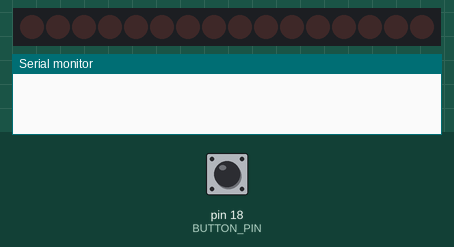
Simulated run of this program. Board: Arduino Uno, built with avr-gcc and run on an emulated ATmega328P. On the bench: 16 shift-register outputs drawn as a row of LEDs (first output left, lit = HIGH), the last lines printed to the serial monitor. Wiring (inferred from the names in the program): 2 × shift register (74HC595): data pin 15; shift clock pin 17; latch pin 16. Wiring (inferred from the signals the program sends): row of LEDs: on Q0, Q1, Q2, Q3, Q4, Q5, Q6, Q7, Q8, Q9, Q10, Q11, Q12, Q13, Q14, Q15. The test bench sets the inputs (shaded band); at power-on: pin 18 (BUTTON_PIN) HIGH.

Above: at 1.2 s.
1.3 s: pin 18 (BUTTON_PIN) pulsed LOW 5 times (0.12 s each, 0.3 s apart)
At 3.3 s:
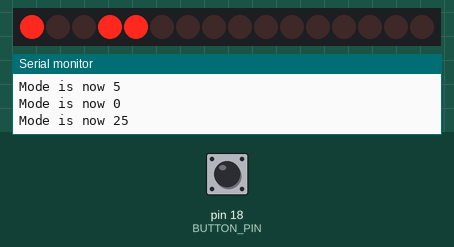
5.8 s: pin 18 (BUTTON_PIN) pulled LOW for 0.15 s
At 6.9 s:
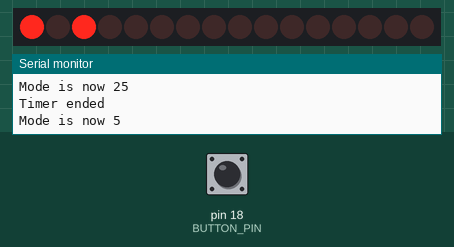
Timing chart, 0 to 9.3 s (numbered marks = the images above; inputs shaded):
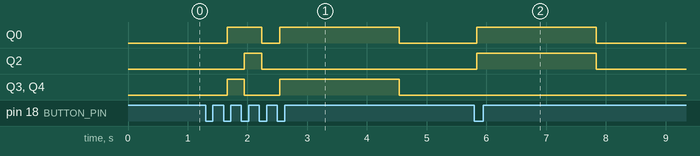

Measured:
- after the input at 1.3 s, Q0: LOW → HIGH after 0.36 s, → LOW 0.58 s later, → HIGH 0.30 s later, → LOW 2.0 s later; Q2: LOW → HIGH after 0.64 s, → LOW 0.30 s later; Q3, Q4: LOW → HIGH after 0.36 s, → LOW 0.28 s later, → HIGH 0.60 s later, → LOW 2.0 s later
- after the input at 5.8 s, Q0, Q2: LOW → HIGH at once, → LOW 2.0 s later

The program:

main.cpp
```cpp
#include <Arduino.h>
#include "timer.h"

#define MS_IN_MINUTE 1000 * 60
#define DO_DURATION 2
#define STOP_DURATION 1
#define DOUBLE_CLICK_THRESHOLD 500
#define PAUSE_FRAME_DELAY 50
#define DISPLAY_MODE_TIME 2000
#define FLASH_DELAY 500

#define BUTTON_PIN 18
#define DATA_PIN 15
#define LATCH_PIN 16
#define CLOCK_PIN 17
/* #define DATA_PIN 2 */
/* #define LATCH_PIN 3 */
/* #define CLOCK_PIN 4 */


enum modes { Do = 25, Stop = 5, Nothing = 0};
enum modes mode = Nothing;

uint32_t lastPressed = 0;
uint32_t lastFlash = 0;
uint32_t pauseDuration = UINT32_MAX;
uint32_t lastPauseFrameUpdate = 0;
uint16_t animation = 0;
bool userPause = false;
bool lastFlashState = false;

enum modes nextMode() {
	return mode == Nothing ? Do : (mode == Do ? Stop : Nothing);
}

uint32_t convertToMillis(uint8_t minutes) {
	return minutes * 60 * 1000;
}

bool pressed() {
	static uint16_t state = 0;
	state = (state << 1) | digitalRead(BUTTON_PIN) | 1 << 15;
	return (state == 3 << 14);
}

void displayWrite(uint16_t data) { // registerWrite
	digitalWrite (CLOCK_PIN, LOW);
	digitalWrite(LATCH_PIN, LOW);

	shiftOut(DATA_PIN, CLOCK_PIN, MSBFIRST, (data >> 8)); // left 8 bits
	shiftOut(DATA_PIN, CLOCK_PIN, MSBFIRST, data); // right 8 bits

	digitalWrite(LATCH_PIN, HIGH);
}

void displayMode() {
	Serial.print("Mode is now ");
	Serial.println(mode);

	displayWrite(mode);

	pauseDuration = DISPLAY_MODE_TIME;
	pauseTimer();
}

void handlePress() {
	if (millis() - lastPressed < DOUBLE_CLICK_THRESHOLD) {
		mode = nextMode();
		resetTimer();
		unpauseTimer();
		displayMode();
	} else {
		if (timerPaused()) {
			unpauseTimer();
			displayMode();
		} else {
			pauseTimer();
		}
	}
	lastPressed = millis();
}

void animatePause() {
	if (userPause && millis() - lastPauseFrameUpdate > PAUSE_FRAME_DELAY) {
		animation = animation << 1;

		switch (animation) {
			case 0:
				animation = 0b1;
			break;
			case 0b10:
				animation = 0b11;
			break;
			case 0b110:
				animation = 0b111;
			break;
		}

		displayWrite(animation);

		lastPauseFrameUpdate = millis();
	}
}

void updateDisplay() {
	uint8_t numBitsToFill = 10 * (millis() - getTimerStart()) / convertToMillis(mode);
	uint16_t bitRepresentation = pow(2, numBitsToFill) - 1;

	if (millis() - lastFlash > FLASH_DELAY) {
		lastFlashState = !lastFlashState;

		if (lastFlashState) {
			bitRepresentation &= 1 << numBitsToFill;
		}

		lastFlash = millis();
	}

	displayWrite(bitRepresentation);
}

void setup() {
	Serial.begin(9600);

	pinMode(DATA_PIN, OUTPUT);
	pinMode(LATCH_PIN, OUTPUT);
	pinMode(CLOCK_PIN, OUTPUT);
	pinMode(BUTTON_PIN, INPUT_PULLUP);

	displayWrite(0);
}

void loop() {
	if (pressed()) {
		handlePress();
	}

	if (timerPaused()) {
		if (millis() - getTimerPause() > pauseDuration) {
			unpauseTimer();
			pauseDuration = UINT32_MAX;
		} else {
			animatePause();
		}
	} else if (mode != Nothing) {
		updateDisplay();
		if (timerEnded(convertToMillis(mode))) {
			resetTimer();
			pauseTimer();
			mode = (mode == Stop ? Do : Stop);
		}
	}
}
```

timer.cpp
```cpp
#include <Arduino.h>
#include "timer.h"

uint32_t timerStartTime = 0;
uint32_t timerPauseTime = 0;

void resetTimer() {
	timerStartTime = millis();
}

void pauseTimer() {
	timerPauseTime = millis();
}

void unpauseTimer() {
	timerStartTime += millis() - timerPauseTime;
	timerPauseTime = 0;
}

uint32_t getTimerStart() {
	return timerStartTime;
}

uint32_t getTimerPause() {
	return timerPauseTime;
}

bool timerPaused() {
	return timerPauseTime == 0 ? false : true;
}

bool timerEnded(uint32_t timerDuration) {
	Serial.println("Timer ended");
	return millis() - timerStartTime > timerDuration;
}
```

timer.h
```cpp
#ifndef TIMER_H_
#define TIMER_H_

void resetTimer();
void pauseTimer();
void unpauseTimer();
uint32_t getTimerStart();
uint32_t getTimerPause();
bool timerPaused();
bool timerEnded(uint32_t);

#endif
```
